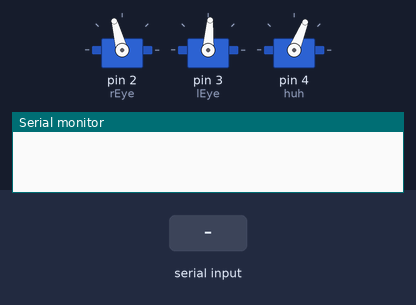
Recording of a sketch running on a simulated Arduino Uno, built with avr-gcc and run on an emulated ATmega328P. Parts: 3 × servo, the last lines printed to the serial monitor. The inputs (shaded band) are chosen by the test bench.

Above: at 5.7 s.
5.8 s: "h" received over Serial
At 7.4 s:
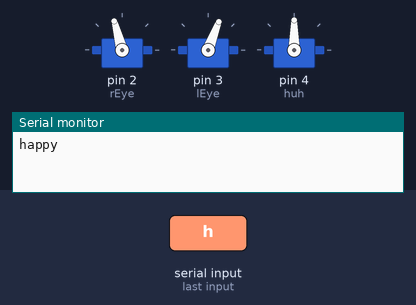
7.7 s: "l" received over Serial
At 8.7 s:
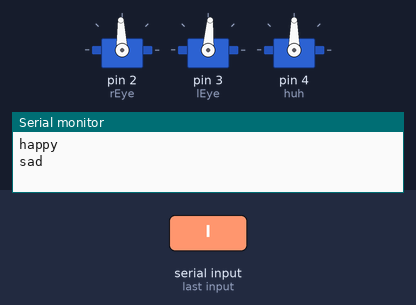
9.7 s: "o" received over Serial
At 11.4 s:
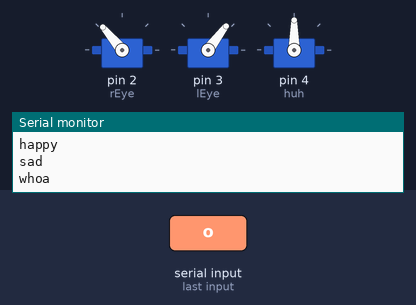
12.1 s: "1" received over Serial
At 13.4 s:
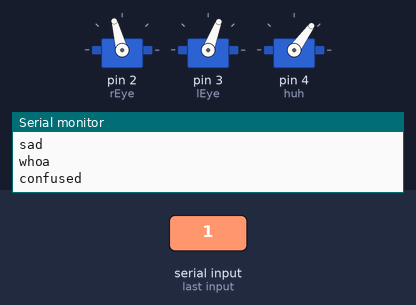
15.1 s: "l" received over Serial
At 18.5 s:
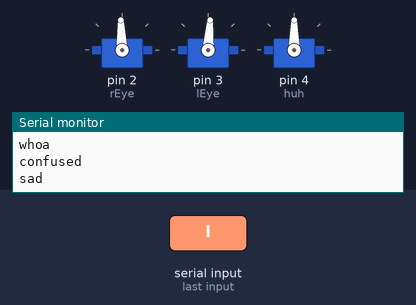
Timing chart, 0 to 19.1 s (numbered marks = the images above; inputs shaded):
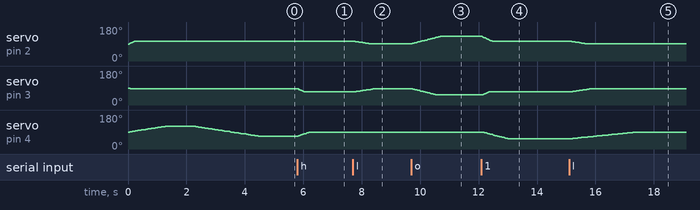

The sketch:

facialExpressions.ino
```cpp
#include <VarSpeedServo.h>

VarSpeedServo rEye;
VarSpeedServo lEye;
VarSpeedServo huh;

void setup(){
    Serial.begin(9600);
    rEye.attach(2);
    rEye.write(105,40,false); //set init pos at slow speed, running in background
    lEye.attach(3);
    lEye.write(86,40,false); //set init pos at slow speed, running in background.
    huh.attach(4);
    huh.write(90,40,true);
    huh.write(120,15,true); //set init pos at slow speed, wait until done.
    delay(1000);
    huh.write(68,15,true);
}

void loop() {
    if (Serial.available() > 0){
        int inByte = Serial.read();

        switch(inByte){
        case 'h':
            rEye.write(105,40,false);
            lEye.write(69,40,false);
            huh.write(90,35,true);
            Serial.println("happy");
            break;
        case 'l':
            rEye.write(92,15,false);
            lEye.write(86,15,false);
            huh.write(90,10,true);
            Serial.println("sad");
            break;
        case 'o':
            rEye.write(130,25,false);
            lEye.write(53,25,true);
            Serial.println("whoa");
            break;
        default:
            rEye.write(105,45,false);
            lEye.write(69,45,false);
            huh.write(54,25,true);
            Serial.println("confused");
        }

    }
}
```

Measured:
- after the input at 5.8 s, servo on pin 3 (lEye): moves from 86° to 69° over 0.26 s, starting at once; servo on pin 4 (huh): moves from 68° to 90° over 0.38 s, starting at once
- after the input at 7.7 s, servo on pin 2 (rEye): moves from 105° to 92° over 0.50 s, starting at once; servo on pin 3 (lEye): moves from 69° to 86° over 0.68 s, starting at once
- after the input at 9.7 s, servo on pin 2 (rEye): moves from 92° to 130° over 0.96 s, starting at once; servo on pin 3 (lEye): moves from 86° to 53° over 0.82 s, starting at once
- after the input at 12.1 s, servo on pin 2 (rEye): moves from 130° to 105° over 0.34 s, starting at once; servo on pin 3 (lEye): moves from 53° to 69° over 0.22 s, starting at once; servo on pin 4 (huh): moves from 90° to 54° over 0.90 s, starting at once
- after the input at 15.1 s, servo on pin 2 (rEye): moves from 105° to 92° over 0.50 s, starting at once; servo on pin 3 (lEye): moves from 69° to 86° over 0.68 s, starting at once; servo on pin 4 (huh): moves from 54° to 90° over 2.3 s, starting at once
